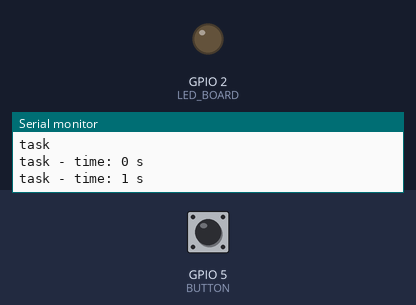
Recording of a sketch running on a simulated ESP32. On the bench: output pins drawn as LEDs (lit = HIGH), the last lines printed to the serial monitor. The inputs (shaded band) are chosen by the test bench; at power-on: GPIO 5 (BUTTON) LOW.

Above: at 1.2 s.
1.3 s: GPIO 5 (BUTTON) pulled HIGH for 0.15 s
At 2.5 s:
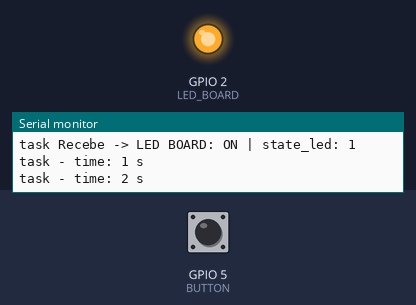
2.9 s: GPIO 5 (BUTTON) pulled HIGH for 1 s
At 4.0 s:
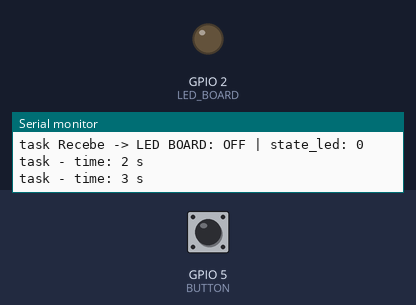
5.4 s: GPIO 5 (BUTTON) pulled HIGH for 3.2 s
At 5.8 s:
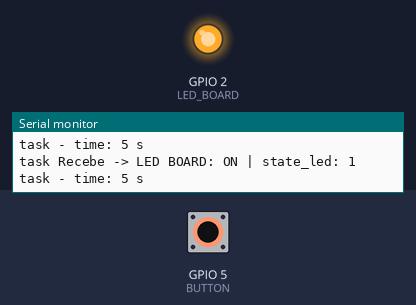
Timing chart, 0 to 8.4 s (numbered marks = the images above; inputs shaded):
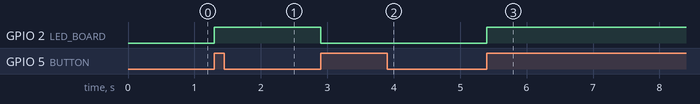

Measured:
- after the input at 1.3 s, GPIO 2 (LED_BOARD): LOW → HIGH at once
- after the input at 2.9 s, GPIO 2 (LED_BOARD): HIGH → LOW at once
- after the input at 5.4 s, GPIO 2 (LED_BOARD): LOW → HIGH at once

The sketch:

queue_isr_tasks.ino
```cpp
# include <freertos/FreeRTOS.h>
# include <freertos/task.h>
#include <freertos/queue.h>

/**
 * @file main.cpp
 * @author Evandro Teixeira
 * @brief
 * @version 0.1
 * @date 14-01-2022
 *
 * @copyright Copyright (c) 2022
 *
 adaptado por Prof. Josenalde Oliveira 2023 */

#define COLOR_BLACK         "\e[0;30m"
#define COLOR_RED           "\e[0;31m"
#define COLOR_GREEN         "\033[32m"
#define COLOR_YELLOW        "\e[0;33m"
#define COLOR_BLUE          "\e[0;34m"
#define COLOR_PURPLE        "\e[0;35m"
#define COLOR_CYAN          "\e[0;36m"
#define COLOR_WRITE         "\e[0;37m"
#define COLOR_RESET         "\033[0m"

#define MESSAGE_SIZE        32    // Tamanho da mensagem
#define NUMBER_OF_ELEMENTS  8     // Número de elementos na fila
#define BUTTON              5    // Pino do botão
#define LED_BOARD           2     // Pino do LED
#define DEBOUNCE_BUTTON     1000000  // Tempo do debounce do botão (micros = 1s)

// Estrutura dados mensagem
struct DataMsg_t {
  uint8_t state_led;
  char txt[MESSAGE_SIZE]; //31 caracteres imprimiveis
};

// Prototipo das tarefas
void Tarefa_A(void *parameters);
void Tarefa_B(void *parameters);
void Tarefa_LED(void *parameters);

// Cria Handle da Mensagem de tarefa de A para tarefa B
QueueHandle_t Fila_Msg_A_para_B;

// Cria Handle da Mensagem da interrupção do botão para a tarefa LED
QueueHandle_t Fila_Button_para_LED;
/**
 * @brief Função da interrupção botão
 */
void IRAM_ATTR Button_ISR() {
  // tempo da ultima leitura do botão
  static uint32_t last_time = 0;
  static DataMsg_t Msg = {.state_led = 0, .txt = {0}};

  // Algoritmo de debounce do botão
  if( (micros() - last_time) >= DEBOUNCE_BUTTON) {
    last_time = micros();
    if(Msg.state_led == 1) {
      // Prepara dado para ser publicado na fila
      Msg.state_led = 0;
      sprintf(Msg.txt,"LED BOARD: OFF"); //copia texto no membro txt da estrutura Msg
    }
    else {
      // Prepara dado para ser publicado na fila
      Msg.state_led = 1;
      sprintf(Msg.txt,"LED BOARD: ON"); //copia texto no membro txt da estrutura Msg
    }
    // Publica dado na fila
    xQueueSendFromISR(Fila_Button_para_LED, &Msg, pdFALSE);
  }
}
/**
 * @brief
 */
void setup() {
  // Inicializa a Serial
  Serial.begin(115200);
  Serial.printf("\n\rFreeRTOS - Fila\n\r");

  pinMode(BUTTON, INPUT);
  attachInterrupt(BUTTON, Button_ISR, RISING);

  // Inicializa pino do LED on Board
  pinMode(LED_BOARD,OUTPUT);
  digitalWrite(LED_BOARD, LOW);

  // Cria Fila de mensagem para comunicação entre as Tarefas A e B
  Fila_Msg_A_para_B = xQueueCreate(NUMBER_OF_ELEMENTS, (MESSAGE_SIZE * sizeof(char))); //32 bytes
  if(Fila_Msg_A_para_B == NULL) {
    Serial.printf("\n\rFalha em criar a fila Msg_A_para_B");
  }

  // Cria Fila de mensagem para função da inturrupção do botão para a Tarefa LED
  Fila_Button_para_LED = xQueueCreate(NUMBER_OF_ELEMENTS, sizeof(DataMsg_t));
  if(Fila_Button_para_LED == NULL) {
    Serial.printf("\n\rFalha em criar a fila Button_para_LED");
  }

  // Cria as tarefas da aplicação
  xTaskCreatePinnedToCore(Tarefa_A, "Tarefa_A", configMINIMAL_STACK_SIZE * 2, NULL, tskIDLE_PRIORITY + 1, NULL,0);
  xTaskCreatePinnedToCore(Tarefa_B, "Tarefa_B", configMINIMAL_STACK_SIZE * 2, NULL, tskIDLE_PRIORITY + 1, NULL,0);
  xTaskCreatePinnedToCore(Tarefa_LED, "Tarefa_LED", configMINIMAL_STACK_SIZE * 2, NULL, tskIDLE_PRIORITY + 2, NULL,1);
}
/**
 * @brief
 */
void loop() {
  Serial.printf("\n\rDeleta tarefa LOOP");
  vTaskSuspend(NULL);
}
/**
 * @brief Tarefa A
 *
 * @param parameters
 */
void Tarefa_A(void *parameters) {
  // Variavel locais
  char txt_local[MESSAGE_SIZE] = {0};
  uint8_t msg_counter = 0;

  // Imprime informação da tarefa no barramento serial
  //Serial.printf(COLOR_GREEN);
  Serial.printf("\n\r%s", pcTaskGetTaskName(NULL));
  //Serial.printf(COLOR_RESET);
  while (1) {
    // Prepara dado para ser publicado na fila
    sprintf(txt_local,"Msg number: %3d, task A to B", msg_counter++);

    // Imprime o conteudo a ser publicado no barramento serial
    //Serial.print(COLOR_GREEN);
    Serial.printf("\n\r%s Envia  -> %s", pcTaskGetTaskName(NULL), txt_local);
    //Serial.print(COLOR_RESET);
    // Publica dado na fila
    if(xQueueSend(Fila_Msg_A_para_B, (void*)&txt_local, (TickType_t)1000 ) != pdTRUE) {
      //Serial.print(COLOR_GREEN);
      Serial.printf("\n\rFalha em enviar os dados da fila");
      //Serial.print(COLOR_RESET);
    }

    // Pausa a Tarefa A por 05 segundos
    vTaskDelay(5000/portTICK_PERIOD_MS);
  }
}
/**
 * @brief Tarefa B
 *
 * @param parameters
 */
void Tarefa_B(void *parameters) {
  // Variavel locais
  char txt_local[MESSAGE_SIZE] = {0};
  // Imprime informação da tarefa
  //Serial.print(COLOR_YELLOW);
  Serial.printf("\n\r%s", pcTaskGetTaskName(NULL) );
  //Serial.print(COLOR_RESET);
  while (1) {
    // Checa se há dados na fila - e pausa a tarefa por 01 segundo
    if(xQueueReceive(Fila_Msg_A_para_B, &txt_local, pdMS_TO_TICKS(1000)) == pdPASS) {
      // Imprime conteudo da fila no barramento serial
      //Serial.print(COLOR_YELLOW);
      Serial.printf("\n\r%s Recebe -> %s", pcTaskGetTaskName(NULL), txt_local);
      //Serial.print(COLOR_RESET);
    }

    // Imprime informação da tarefa no barramento serial
    //Serial.print(COLOR_YELLOW);
    Serial.printf("\n\r%s - time: %d s", pcTaskGetTaskName(NULL), (uint)(millis()/1000) );
    //Serial.print(COLOR_RESET);
  }
}
/**
 * @brief Tarefa LED
 *
 * @param parameters
 */
void Tarefa_LED(void *parameters) {
  DataMsg_t Msg;
  // Imprime informação da tarefa
  //Serial.print(COLOR_RED);
  Serial.printf("\n\r%s", pcTaskGetTaskName(NULL) );
  //Serial.print(COLOR_RESET);
  while (1) {
    // Checa se há dados na fila - e suspende a tarefa enquato a fila estiver vazia
    if(xQueueReceive(Fila_Button_para_LED, &Msg, portMAX_DELAY) == pdPASS) {
      // Imprime conteudo da fila no barramento serial
      //Serial.print(COLOR_RED);
      Serial.printf("\n\r%s Recebe -> %s | state_led: %d", pcTaskGetTaskName(NULL), Msg.txt, Msg.state_led);
      //Serial.print(COLOR_RESET);
      // Altera o valor do pino do LED on Board
      digitalWrite(LED_BOARD, Msg.state_led);
    }
    // Imprime informação da tarefa no barramento serial
    //Serial.print(COLOR_RED);
    Serial.printf("\n\r%s - time: %d s", pcTaskGetTaskName(NULL),(uint)(millis()/1000) );
    //Serial.print(COLOR_RESET);
  }
}
```
